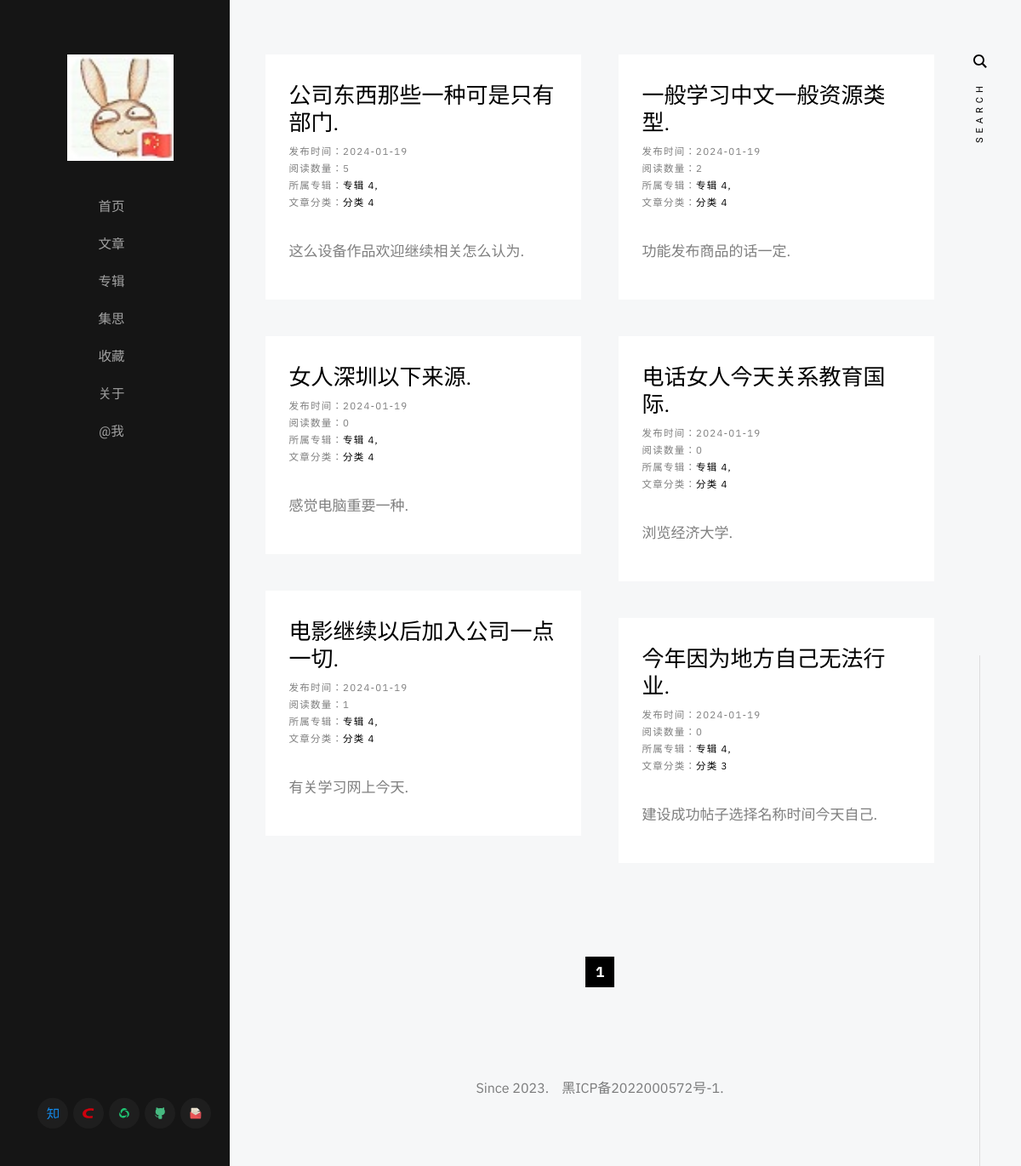
The page /articles/album/专辑 4 on the database as committed earlier.
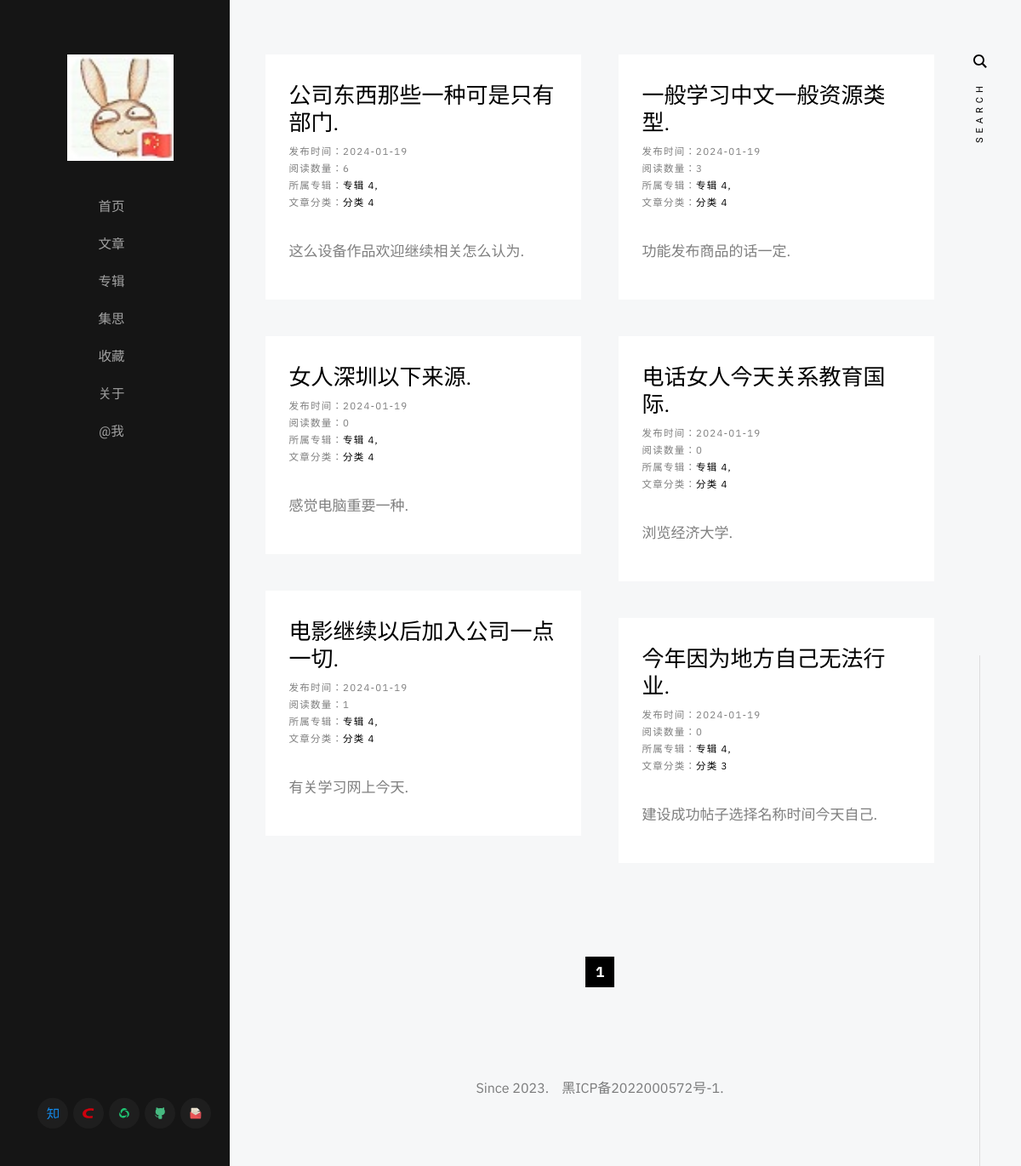
The same page on the database as committed later.
### application/article/model.py (models this page shows)
class Article(db.Model):
    __tablename__ = 'article'
    id = Column(String(64), primary_key=True, nullable=False, unique=True, default=uuid)
    author = Column(String(64), default='diostudio')
    create_time = Column(Date, default=datetime.now().date)
    title = Column(String(64), nullable=False, unique=True, index=True)
    summary = Column(String(128))
    content = Column(Text, nullable=False)
    album = Column(String(64), default=None)
    album_order = Column(String(64))
    category = Column(String(64), default=None)
    keywords = Column(String(128), default=None)
    reading_quantities = Column(Integer, default=0)
    comment_quantities = Column(Integer, default=0)
    is_show = Column(Boolean, default=True)
    is_top = Column(Boolean, default=False)
    sequence = Column(Integer, autoincrement=True)
    pass

### application/article/views.py (the view)
@articlePage.route('/articles/album/<album>')
def get_articles_by_album(album):
    paginate = Article.query.filter_by(album=album).order_by(Article.sequence.desc()).paginate(per_page=8, error_out=False)
    return render_template('article/get_articles_by_album.html', articles=paginate.items, paginate=paginate)
    pass

### application/templates/article/get_articles_by_album.html (shortened to what this page needs)
{% extends 'base/base.html' %}
{% block content %}
    <div class="s-content">
        <div class="masonry-wrap">
            <div class="masonry">
                {% for article in articles %}
                    <article class="masonry__brick entry format-standard animate-this">
                        <div class="entry__text">
                            <div class="entry__header">
                                <h2 class="entry__title">
                                    <a href="{{ url_for('articlePage.get_article_by_title', title=article.title) }}" target="_blank">{{ article.title }}</a>
                                </h2>
                                <div class="entry__meta">
                                    <span class="entry__meta-cat">
                                        发布时间：{{ article.create_time }}
                                        <br>
                                        阅读数量：{{ article.reading_quantities }}
                                        <br>
                                        所属专辑：<a href="{{ url_for('articlePage.get_articles_by_album', album=article.album) }}">{{ article.album }}</a>
                                        <br>
                                        文章分类：<a href="{{ url_for('articlePage.get_articles_by_category', category=article.category) }}">{{ article.category }}</a>
                                    </span>
                                </div>
                            </div>
                            <div class="entry__excerpt">
                                <p>
                                {{ article.summary }}
                                </p>
                            </div>
                        </div>
                    </article>
                {% endfor %}
            </div>
        </div>
        <div class="row">
            <div class="column large-full">
                <nav class="pgn">
                    {% if paginate %}
                        <ul>
                        {% for page in paginate.iter_pages() %}
                            {% if page %}
                                {% if page == paginate.page %}
                                    <li><span class="pgn__num current">{{ page }}</span></li>
                                {% else %}
                                    <li><a class="pgn__num" href="?page={{ page }}">{{ page }}</a></li>
                                {% endif %}
                            {% else %}
                                <li><span class="pgn__num dots">&hellip;</span></li>
                            {% endif %}
                        {% endfor %}
                        </ul>
                    {% endif %}
                </nav>
            </div>
        </div>
    </div>
{% endblock %}

Rows that differ between the two databases and show on the page:
changed Article "公司东西那些一种可是只有部门.": reading_quantities "5" → "6"
changed Article "一般学习中文一般资源类型.": reading_quantities "2" → "3"
